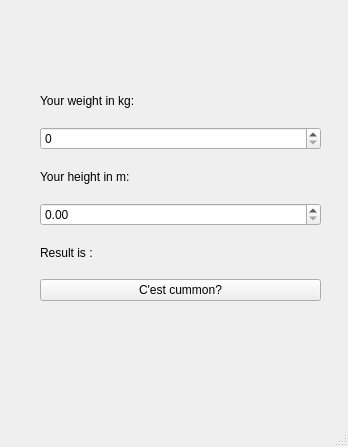
<?xml version="1.0" encoding="UTF-8"?>
<ui version="4.0">
 <class>MainWindow</class>
 <widget class="QMainWindow" name="MainWindow">
  <property name="geometry">
   <rect>
    <x>0</x>
    <y>0</y>
    <width>348</width>
    <height>447</height>
   </rect>
  </property>
  <property name="windowTitle">
   <string>MainWindow</string>
  </property>
  <widget class="QWidget" name="centralwidget">
   <widget class="QWidget" name="verticalLayoutWidget">
    <property name="geometry">
     <rect>
      <x>40</x>
      <y>80</y>
      <width>281</width>
      <height>221</height>
     </rect>
    </property>
    <layout class="QVBoxLayout" name="verticalLayout">
     <item>
      <widget class="QLabel" name="label_2">
       <property name="text">
        <string>Your weight in kg:</string>
       </property>
      </widget>
     </item>
     <item>
      <widget class="QSpinBox" name="boxHeight"/>
     </item>
     <item>
      <widget class="QLabel" name="label">
       <property name="text">
        <string>Your height in m:</string>
       </property>
      </widget>
     </item>
     <item>
      <widget class="QDoubleSpinBox" name="boxWeight">
       <property name="specialValueText">
        <string notr="true"/>
       </property>
       <property name="keyboardTracking">
        <bool>true</bool>
       </property>
      </widget>
     </item>
     <item>
      <widget class="QLabel" name="labelResult">
       <property name="text">
        <string>Result is : </string>
       </property>
      </widget>
     </item>
     <item>
      <widget class="QPushButton" name="button">
       <property name="text">
        <string>C'est cummon?</string>
       </property>
      </widget>
     </item>
    </layout>
   </widget>
  </widget>
  <widget class="QMenuBar" name="menubar">
   <property name="geometry">
    <rect>
     <x>0</x>
     <y>0</y>
     <width>348</width>
     <height>26</height>
    </rect>
   </property>
  </widget>
  <widget class="QStatusBar" name="statusbar"/>
 </widget>
 <resources/>
 <connections/>
</ui>
